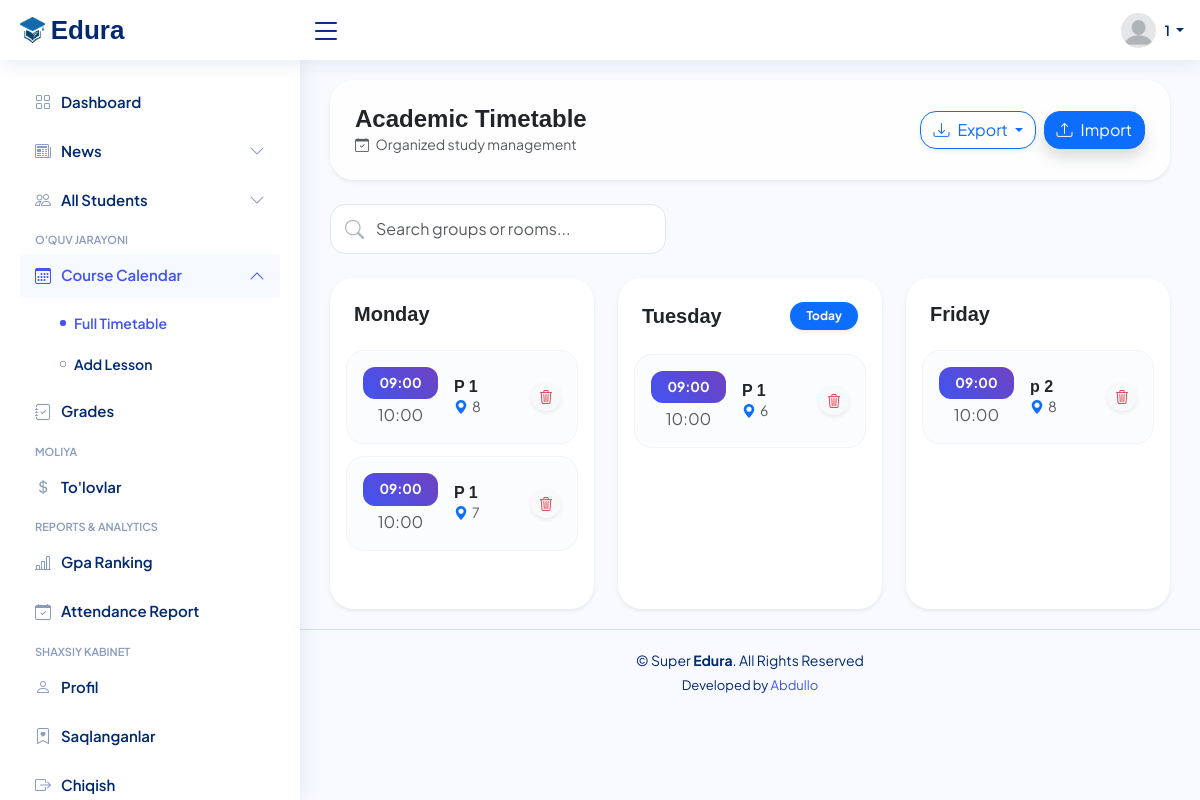
The app's page /timetable/ (signed in) with its own data.
### core/models.py (models this page shows, shortened)
class Timetable(models.Model):
    DAYS_OF_WEEK = (
        (1, 'Dushanba'),
        (2, 'Seshanba'),
        (3, 'Chorshanba'),
        (4, 'Payshanba'),
        (5, 'Juma'),
        (6, 'Shanba'),
        (7, 'Yakshanba'),
    )
    group = models.ForeignKey(
        'student_management.Group',
        on_delete=models.CASCADE,
        related_name='timetables'
    )
    room = models.CharField(max_length=50)
    day_of_week = models.IntegerField(choices=DAYS_OF_WEEK)
    start_time = models.TimeField()
    end_time = models.TimeField()
    class Meta:
        ordering = ['day_of_week', 'start_time']
        unique_together = ['room', 'day_of_week', 'start_time']

### student_management/models.py (models this page shows, shortened)
class Group(models.Model):
    name = models.CharField('Guruh nomi', max_length=100)
    academic_level = models.CharField('Daraja', max_length=20)
    created_at = models.DateTimeField(auto_now_add=True)
    class Meta:
        verbose_name = "Guruh"
        verbose_name_plural = "Guruhlar"

### core/views.py (the view)
# urls.py: path('timetable/', views.timetable_view, name='timetable'),
@login_required(login_url='core:login')
@login_required
def timetable_view(request):
    query = request.GET.get('q', '') # Qidiruv matnini olish
    all_lessons = Timetable.objects.select_related('group').all()
    if query:
        all_lessons = all_lessons.filter(
            Q(group__name__icontains=query) |
            Q(room__icontains=query)
        )
    all_lessons = all_lessons.order_by('day_of_week', 'start_time')
    days = ['Monday', 'Tuesday', 'Wednesday', 'Thursday', 'Friday', 'Saturday', 'Sunday']
    timetable_data = {}
    for day_index, day_name in enumerate(days, start=1):
        day_lessons = [l for l in all_lessons if l.day_of_week == day_index]
        if day_lessons:
            timetable_data[day_name] = day_lessons
    context = {
        'timetable_data': timetable_data,
        'today_name': datetime.now().strftime('%A'),
        'search_query': query, # Qidiruv matnini inputda saqlab qolish uchun
    }
    return render(request, 'main/timetable.html', context)

### core/context_processors.py (called while the page is built)
def unread_messages_data(request):
    if request.user.is_authenticated and request.user.is_superuser:
        unread_qs = ContactMessage.objects.filter(is_read=False).order_by('-created_at')
        return {
            'unread_count': unread_qs.count(),        # Jami soni: {{ unread_count }}
            'unread_msgs_list': unread_qs[:5]         # Oxirgi 5 tasi: {% for msg in unread_msgs_list %}
        }
    return {
        'unread_count': 0,
        'unread_msgs_list': []
    }

### core/templates/main/timetable.html (shortened to what this page needs)
{% extends 'main/base.html' %}
{% block content %}
<link rel="stylesheet" href="https://cdn.jsdelivr.net/npm/sweetalert2@11/dist/sweetalert2.min.css">
<link rel="stylesheet" href="https://cdn.jsdelivr.net/npm/bootstrap-icons@1.11.1/font/bootstrap-icons.css">
<div class="pagetitle mb-4">
    <div class="glass-header p-4 shadow-sm d-flex flex-column flex-md-row align-items-md-center justify-content-between gap-3">
        <div>
            <h1 class="fw-bold h3 m-0 text-dark">Academic Timetable</h1>
            <p class="text-muted small mb-0"><i class="bi bi-calendar-check me-1"></i> Organized study management</p>
        </div>
        <div class="d-flex gap-2">
            <div class="dropdown">
                <button class="btn btn-outline-primary btn-action dropdown-toggle rounded-4 shadow-sm" data-bs-toggle="dropdown">
                    <i class="bi bi-download me-2"></i>Export
                </button>
            </div>
            <button class="btn btn-primary btn-action shadow rounded-4" onclick="document.getElementById('importFile').click()">
                <i class="bi bi-upload me-2"></i>Import
            </button>
        </div>
    </div>
</div>
<div class="row mb-4 justify-content-start">
    <div class="col-md-5">
        <form method="GET" action="{% url 'core:timetable' %}" class="search-group position-relative">
            <i class="bi bi-search position-absolute top-50 translate-middle-y"></i>
            <input type="text" name="q" class="form-control" placeholder="Search groups or rooms..." value="{{ request.GET.q|default:'' }}">
        </form>
    </div>
</div>
<section class="section">
    <div class="row g-4" id="timetable-container">
        {% if timetable_data %}
            {% for day, lessons in timetable_data.items %}
            <div class="col-xl-4 col-md-6">
                <div class="card timetable-card shadow-sm h-100">
                    <div class="card-header bg-transparent border-0 py-4 px-4 d-flex justify-content-between align-items-center">
                        <h5 class="mb-0 fw-bold text-dark">{{ day }}</h5>
                        {% if day == today_name %}
                        <span class="badge bg-primary rounded-pill px-3 py-2 shadow-sm">Today</span>
                        {% endif %}
                    </div>
                    <div class="card-body px-3 pb-3">
                        {% for lesson in lessons %}
                        <div class="lesson-row d-flex align-items-center justify-content-between" id="lesson-{{ lesson.id }}">
                            <div class="d-flex align-items-center">
                                <div class="me-3 text-center" style="min-width: 75px;">
                                    <div class="time-badge mb-1">{{ lesson.start_time|time:"H:i" }}</div>
                                    <div class="x-small text-muted fw-500">{{ lesson.end_time|time:"H:i" }}</div>
                                </div>
                                <div>
                                    <h6 class="mb-0 fw-bold text-dark">{{ lesson.group.name }}</h6>
                                    <p class="mb-0 small text-muted"><i class="bi bi-geo-alt-fill me-1 text-primary"></i>{{ lesson.room }}</p>
                                </div>
                            </div>
                            <button class="btn btn-light btn-sm rounded-circle border-0 shadow-sm" onclick="confirmDelete('{{ lesson.id }}', '{{ lesson.group.name }}')">
                                <i class="bi bi-trash3 text-danger"></i>
                            </button>
                        </div>
                        {% endfor %}
                    </div>
                </div>
            </div>
            {% endfor %}
        {% endif %}
    </div>
</section>
{% endblock %}

### core/templates/includes/header.html (shortened to what this page needs)
{% load static %}
<header id="header" class="header fixed-top d-flex align-items-center">
  <div class="d-flex align-items-center justify-content-between">
    <a href="{% url 'core:dashboard' %}" class="logo d-flex align-items-center">
      <img src="{% static 'img/logo.png' %}" alt="Logo">
      <span class="d-none d-lg-block">Edura</span>
    </a>
    <i class="bi bi-list toggle-sidebar-btn"></i>
  </div>
  <nav class="header-nav ms-auto">
    <ul class="d-flex align-items-center">
      <li class="nav-item dropdown pe-3">
        <a class="nav-link nav-profile d-flex align-items-center pe-0" href="#" data-bs-toggle="dropdown">
          {% if user.student_profile.photo %}
            <img src="{{ user.student_profile.photo.url }}" alt="Profile" class="rounded-circle" style="width: 35px; height: 35px; object-fit: cover;">
          {% else %}
            <img src="{% static 'img/profile-img.png' %}" alt="Default Profile" class="rounded-circle" style="width: 35px; height: 35px; object-fit: cover;">
          {% endif %}
          <span class="d-none d-md-block dropdown-toggle ps-2">
            {{ user.first_name|default:user.username }}
          </span>
        </a>
      </li>
    </ul>
  </nav>
</header>

### core/static/css/style.css (style rules this page uses)
:root { scroll-behavior: smooth; }
body { font-family: "Open Sans", sans-serif; background: #f6f9ff; color: #444444; }
a { color: #4154f1; text-decoration: none; }
h1, h2, h3, h4, h5, h6 { font-family: "Nunito", sans-serif; }
.pagetitle { margin-bottom: 10px; }
.pagetitle h1 { font-size: 24px; margin-bottom: 0; font-weight: 600; color: #012970; }
.card { margin-bottom: 30px; border: none; border-radius: 5px; box-shadow: 0px 0 30px rgba(1, 41, 112, 0.1); }
.card-header, .card-footer { border-color: #ebeef4; background-color: #fff; color: #798eb3; padding: 15px; }
.card-body { padding: 0 20px 20px 20px; }
.logo { line-height: 1; }
@media (min-width: 1200px) { .logo { width: 280px; } }
.logo img { max-height: 26px; margin-right: 6px; }
.logo span { font-size: 26px; font-weight: 700; color: #012970; font-family: "Nunito", sans-serif; }
.header { transition: all 0.5s; z-index: 997; height: 60px; box-shadow: 0px 2px 20px rgba(1, 41, 112, 0.1); background-color: #fff; padding-left: 20px; }
.header .toggle-sidebar-btn { font-size: 32px; padding-left: 10px; cursor: pointer; color: #012970; }
.header-nav ul { list-style: none; }
.header-nav>ul { margin: 0; padding: 0; }
.header-nav .nav-profile { color: #012970; }
.header-nav .nav-profile img { max-height: 36px; }
.header-nav .nav-profile span { font-size: 14px; font-weight: 600; }

### core/templates/main/base.html (style rules this page uses)
:root { --edura-primary: #4361ee; --edura-secondary: #3f37c9; --edura-success: #4cc9f0; --edura-danger: #f72585; --glass-bg: rgba(255, 255, 255, 0.95); }
body { font-family: 'Plus Jakarta Sans', sans-serif; background-color: #f8f9fa; color: #2d3436; }
.form-control, .form-select { border-radius: 12px; padding: 0.75rem 1rem; border: 1px solid #e0e0e0; transition: all 0.3s ease; }

### core/templates/main/timetable.html (style rules this page uses)
body { font-family: 'Plus Jakarta Sans', sans-serif; background-color: #f8faff; }
.glass-header { background: rgba(255, 255, 255, 0.8); backdrop-filter: blur(15px); border-radius: 24px; border: 1px solid rgba(255, 255, 255, 0.5); }
.timetable-card { border-radius: 24px; background: white; border: none !important; transition: all 0.3s cubic-bezier(0.4, 0, 0.2, 1); }
.lesson-row { transition: all 0.2s ease; border-radius: 18px; background: #fbfcfe; border: 1px solid #f1f4f9; margin-bottom: 12px; padding: 1rem; }
.time-badge { background: linear-gradient(45deg, #4154f1, #6f42c1); color: white; padding: 6px 14px; border-radius: 12px; font-weight: 700; font-size: 0.85rem; }
.search-group .form-control { border-radius: 15px; padding-left: 45px; height: 50px; border: 1px solid #e0e6ed; transition: all 0.3s; }
.search-group i { left: 15px; font-size: 1.2rem; color: #adb5bd; }

### records on screen
Timetable: day "Monday", start_time "09:00", end_time "10:00", group.name "P 1", room "8"
Timetable: start_time "09:00", end_time "10:00", group.name "P 1", room "7"
Timetable: day "Tuesday", shows "Today", start_time "09:00", end_time "10:00", group.name "P 1", room "6"
Timetable: day "Friday", start_time "09:00", end_time "10:00", group.name "p 2", room "8"

### other values on screen
{{ user.first_name|default:user.username }} "1"
